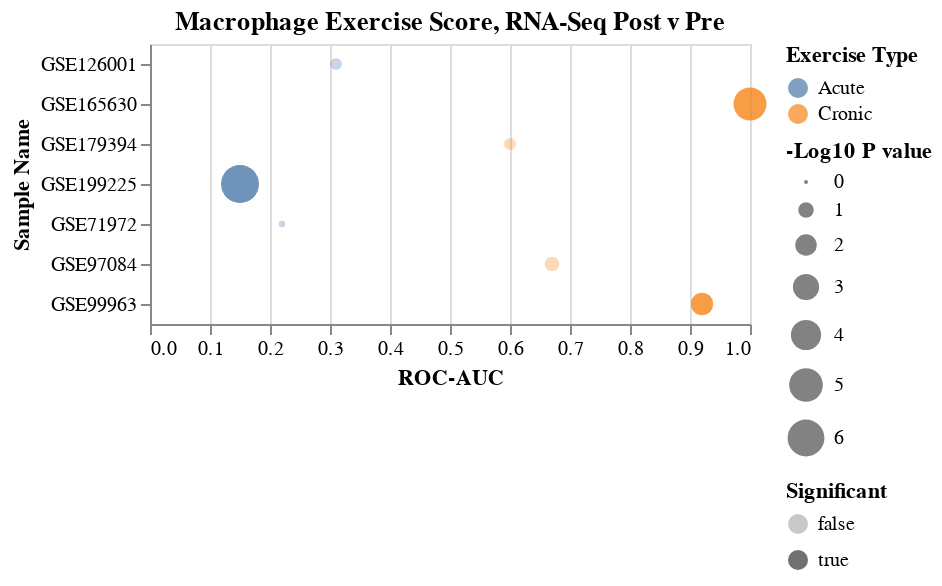

Here is the notebook cell this chart was saved with:
### Code cell
rnaSeqLst=list(data2[data2['Experiment Type']=='high throughput sequencing'].index)
saveName='MacrophageExerciseDotPlot_RNASeq_log10Pval.png'
title='Macrophage Exercise Score, RNA-Seq Post v Pre'
save=True
dfIn=df.loc[rnaSeqLst]

chart=makeDotPlot(dfIn,saveName=saveName,title=title,rev=False,save=save)
chart

### Figure 1 — Vega-Lite specification as saved in the notebook (floating-point values rounded to 4 significant figures)
{"config": {"view": {"continuousWidth": 300, "continuousHeight": 300}}, "data": {"name": "data-57a7e1feb862813ec9fb9c57754bdd21"}, "mark": {"type": "circle"}, "encoding": {"color": {"field": "Exercise Type", "type": "nominal"}, "opacity": {"field": "Significant", "type": "nominal"}, "size": {"field": "-Log10 P value", "scale": {"align": 6.382, "base": 0.1152, "reverse": false}, "type": "quantitative"}, "x": {"field": "ROC-AUC", "scale": {"domain": [0, 1]}, "type": "quantitative"}, "y": {"field": "Sample Name", "type": "nominal"}}, "title": "Macrophage Exercise Score, RNA-Seq Post v Pre", "$schema": "https://vega.github.io/schema/vega-lite/v5.8.0.json", "datasets": {"data-57a7e1feb862813ec9fb9c57754bdd21": [{"Sample Name": "GSE71972", "Num Samples": 16, "ROC-AUC": 0.22, "Pval": 0.767, "Exercise Type": "Acute", "-Log10 P value": 0.1152, "Significant": false}, {"Sample Name": "GSE126001", "Num Samples": 16, "ROC-AUC": 0.31, "Pval": 0.286, "Exercise Type": "Acute", "-Log10 P value": 0.5436, "Significant": false}, {"Sample Name": "GSE199225", "Num Samples": 60, "ROC-AUC": 0.15, "Pval": 4.15e-07, "Exercise Type": "Acute", "-Log10 P value": 6.382, "Significant": true}, {"Sample Name": "GSE165630", "Num Samples": 14, "ROC-AUC": 1.0, "Pval": 1.55e-05, "Exercise Type": "Cronic", "-Log10 P value": 4.81, "Significant": true}, {"Sample Name": "GSE99963", "Num Samples": 14, "ROC-AUC": 0.92, "Pval": 0.00713, "Exercise Type": "Cronic", "-Log10 P value": 2.147, "Significant": true}, {"Sample Name": "GSE97084", "Num Samples": 37, "ROC-AUC": 0.67, "Pval": 0.128, "Exercise Type": "Cronic", "-Log10 P value": 0.8928, "Significant": false}, {"Sample Name": "GSE179394", "Num Samples": 50, "ROC-AUC": 0.6, "Pval": 0.273, "Exercise Type": "Cronic", "-Log10 P value": 0.5638, "Significant": false}]}}
